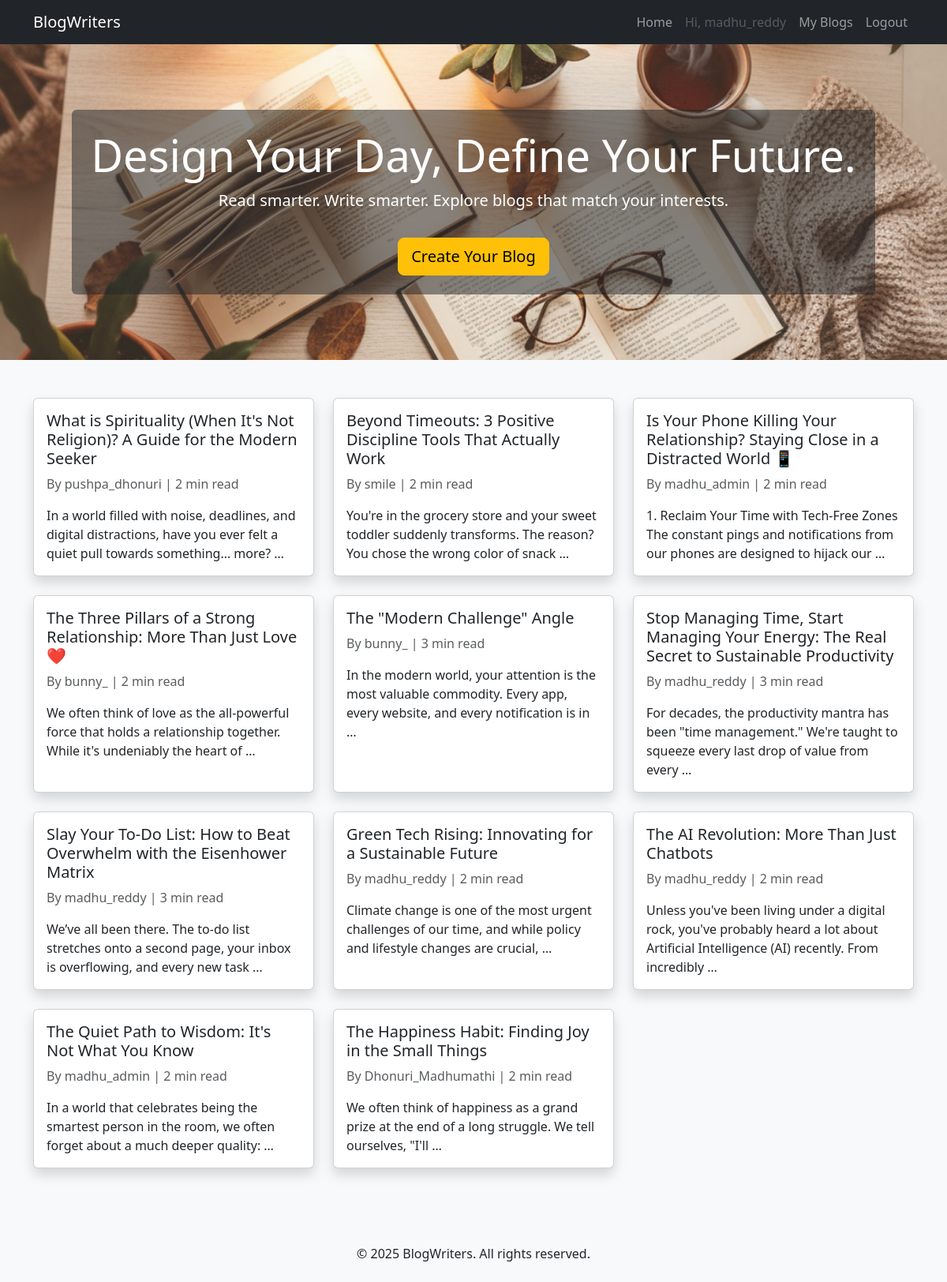
Screenshot of / (signed in) with the database file from the repository.
### BlogWriter/models.py (models this page shows, shortened)
class BlogPost(models.Model):
    title = models.CharField(max_length=200)
    content = models.TextField()
    summary = models.TextField(blank=True, null=True)
    tags = models.ManyToManyField('Tag', related_name="posts")
    author = models.ForeignKey(User, on_delete=models.CASCADE)
    created_at = models.DateTimeField(auto_now_add=True)
    updated_at = models.DateTimeField(auto_now=True)
    def word_count(self):
        return len(self.content.split())
    def reading_time(self):
        return max(1, round(self.word_count() / 200))

### BlogWriter/views.py (the view)
# urls.py: path("", HomePage, name="HomePage"),
def HomePage(request):
    blogs = BlogPost.objects.all().order_by('-created_at')
    return render(request, "HomePage.html", {"blogs": blogs})

### templates/HomePage.html (shortened to what this page needs)
{% extends "base.html" %}
{% block content %}
<div class="row">
    {% for blog in blogs %}
    <div class="col-md-4 mb-4">
        <div class="card h-100 shadow">
            <div class="card-body">
                <a href="{% url 'BlogDetail' blog.id %}" class="text-dark text-decoration-none">
                    <h5 class="card-title">{{ blog.title }}</h5>
                </a>
                <p class="text-muted">By {{ blog.author.username }} | {{ blog.reading_time }} min read</p>
                <p class="card-text">{{ blog.content|truncatewords:20 }}</p>
            </div>
        </div>
    </div>
    {% endfor %}
</div>
{% endblock %}

### templates/base.html (shortened to what this page needs)
{% load static %}
<!DOCTYPE html>
<html lang="en">
<head>
    <link href="https://cdn.jsdelivr.net/npm/bootstrap@5.3.2/dist/css/bootstrap.min.css" rel="stylesheet">
</head>
<body class="bg-light">
<nav class="navbar navbar-expand-lg navbar-dark bg-dark">
    <div class="container">
        <a class="navbar-brand" href="{% url 'HomePage' %}">BlogWriters</a>
        <div class="collapse navbar-collapse" id="navbarNav">
            <ul class="navbar-nav ms-auto">
                <li class="nav-item"><a class="nav-link" href="{% url 'HomePage' %}">Home</a></li>
                {% if user.is_authenticated %}
                    <li class="nav-item"><a class="nav-link disabled" href="#">Hi, {{ user.username }}</a></li>
                    <li class="nav-item"><a class="nav-link" href="{% url 'MyBlogs' %}">My Blogs</a></li>
                    <li class="nav-item"><a class="nav-link" href="{% url 'logout' %}">Logout</a></li>
                {% else %}
                    <li class="nav-item"><a class="nav-link" href="{% url 'login' %}">Login</a></li>
                    <li class="nav-item"><a class="nav-link" href="{% url 'register' %}">Register</a></li>
                {% endif %}
            </ul>
        </div>
    </div>
</nav>
<section class="hero-section text-white text-center d-flex align-items-center justify-content-center"
         style="height: 400px; background: url('{% static 'BackgroundBlog.png' %}') no-repeat center center; background-size: cover;">
    <div class="bg-dark bg-opacity-50 p-4 rounded">
        <h1 class="display-4">Design Your Day, Define Your Future.</h1>
        <p class="lead">Read smarter. Write smarter. Explore blogs that match your interests.</p>
        {% if user.is_authenticated %}
            <a href="{% url 'CreateEditBlog' %}" class="btn btn-warning btn-lg mt-3">Create Your Blog</a>
        {% else %}
            <a href="{% url 'register' %}" class="btn btn-warning btn-lg mt-3">Join & Start Blogging</a>
        {% endif %}
    </div>
</section>
<div class="container my-5">
    {% block content %}
    {% endblock %}
</div>
<footer class="bg-light py-4 text-center">
    <p class="mb-0">&copy; 2025 BlogWriters. All rights reserved.</p>
</footer>
</body>
</html>

### rows the page displays
BlogPost: title "What is Spirituality (When It's Not Religion)? A Guide for the Modern Seeker", author.username "pushpa_dhonuri", reading_time "2", content "In a world filled with noise, deadlines, and digital distractions, have you ever felt a quiet pull towards something… more? …"
BlogPost: title "Beyond Timeouts: 3 Positive Discipline Tools That Actually Work", author.username "smile", reading_time "2", content "You're in the grocery store and your sweet toddler suddenly transforms. The reason? You chose the wrong color of snack …"
BlogPost: title "Is Your Phone Killing Your Relationship? Staying Close in a Distracted World 📱", author.username "madhu_admin", reading_time "2", content "1. Reclaim Your Time with Tech-Free Zones The constant pings and notifications from our phones are designed to hijack our …"
BlogPost: title "The Three Pillars of a Strong Relationship: More Than Just Love ❤️", author.username "bunny_", reading_time "2", content "We often think of love as the all-powerful force that holds a relationship together. While it's undeniably the heart of …"
BlogPost: title "The \"Modern Challenge\" Angle", author.username "bunny_", reading_time "3", content "In the modern world, your attention is the most valuable commodity. Every app, every website, and every notification is in …"
BlogPost: title "Stop Managing Time, Start Managing Your Energy: The Real Secret to Sustainable Productivity", author.username "madhu_reddy", reading_time "3", content "For decades, the productivity mantra has been \"time management.\" We're taught to squeeze every last drop of value from every …"
BlogPost: title "Slay Your To-Do List: How to Beat Overwhelm with the Eisenhower Matrix", author.username "madhu_reddy", reading_time "3", content "We’ve all been there. The to-do list stretches onto a second page, your inbox is overflowing, and every new task …"
BlogPost: title "Green Tech Rising: Innovating for a Sustainable Future", author.username "madhu_reddy", reading_time "2", content "Climate change is one of the most urgent challenges of our time, and while policy and lifestyle changes are crucial, …"
BlogPost: title "The AI Revolution: More Than Just Chatbots", author.username "madhu_reddy", reading_time "2", content "Unless you've been living under a digital rock, you've probably heard a lot about Artificial Intelligence (AI) recently. From incredibly …"
BlogPost: title "The Quiet Path to Wisdom: It's Not What You Know", author.username "madhu_admin", reading_time "2", content "In a world that celebrates being the smartest person in the room, we often forget about a much deeper quality: …"
BlogPost: title "The Happiness Habit: Finding Joy in the Small Things", author.username "Dhonuri_Madhumathi", reading_time "2", content "We often think of happiness as a grand prize at the end of a long struggle. We tell ourselves, \"I'll …"

### other values shown
{{ user.username }} "madhu_reddy"
